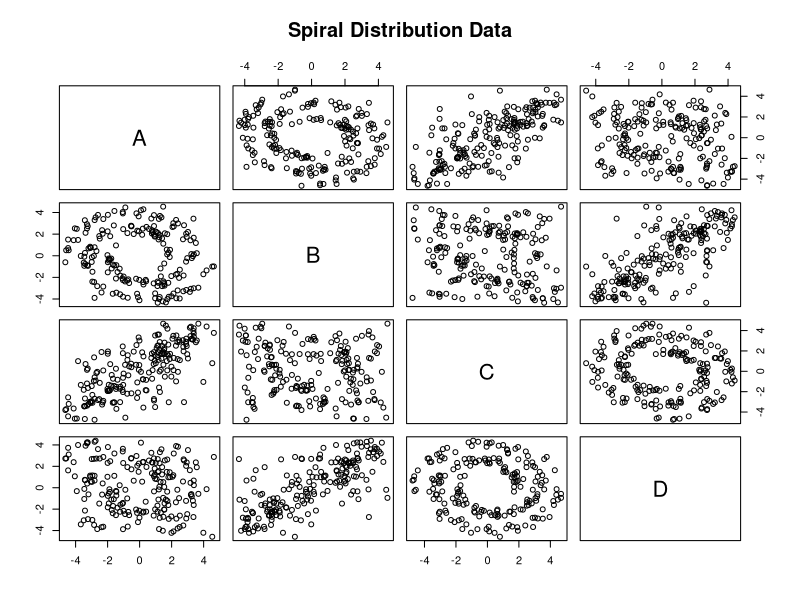

This chart was generated by the following R code:
#
# Read in the distribution and plot it
#

data <- read.table("training-raw.txt", sep=",", header=TRUE)

pdf(file="spiralplot.pdf", height=5, width=5)


# can get the first rows via data[1:200,]
# can get the first columns via data[,1:4]
# so data[1:200,1:4] provides the first four columns of the first 200 rows

# pch=21 == plot character 21 == filled circle
pairs(data[1:200,1:4], main="Spiral Distribution Data", pch=21,
		bg = c("red", "green3", "blue", "orange")[unclass(data$Label)])

dev.off()
